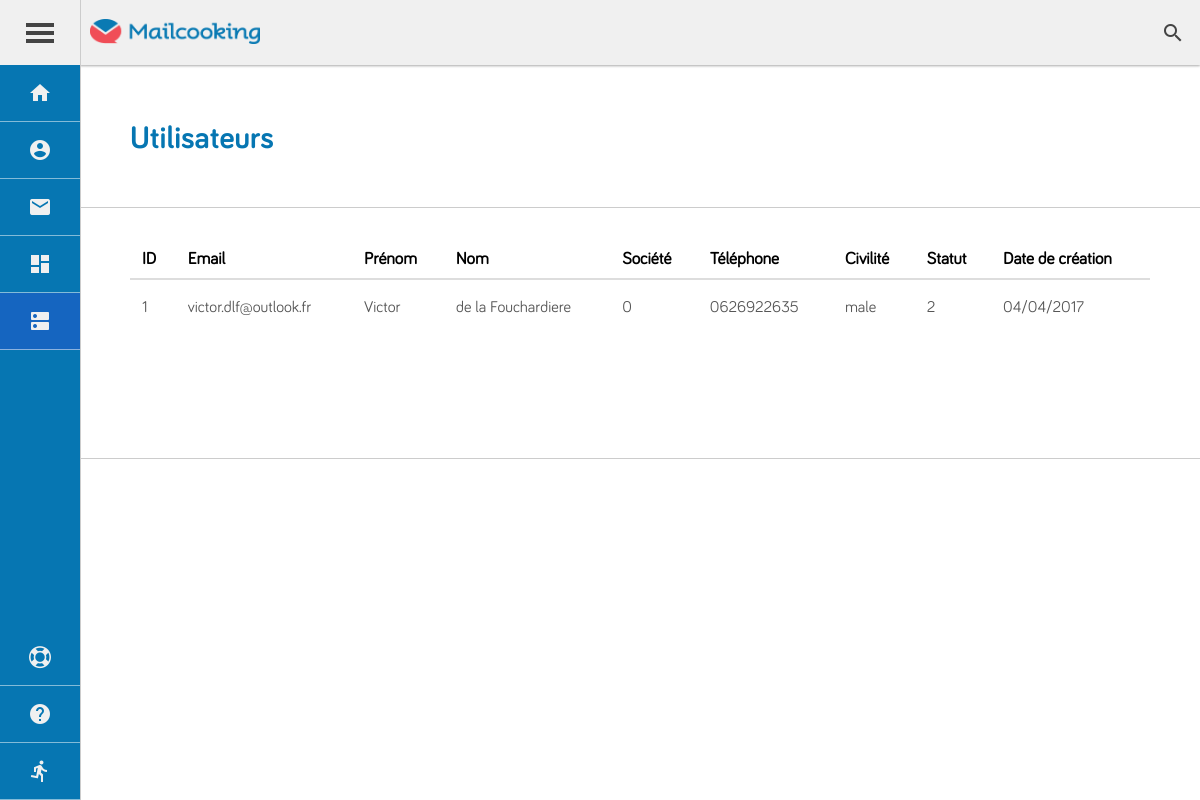
/?module=admin&action=users (signed in), run on an earlier commit of the app's database.
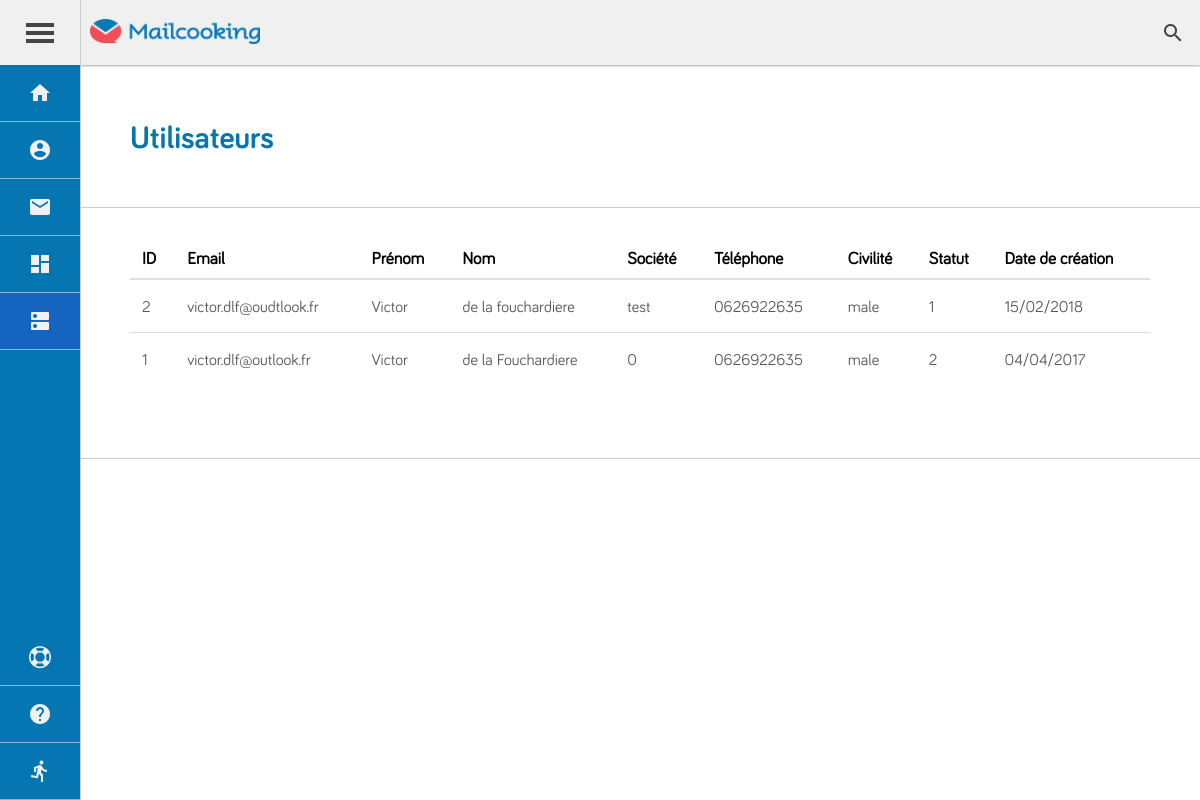
And on a later commit of the database.
### tables this page shows
CREATE TABLE `users` (
  `user_id` int(11) NOT NULL,
  `user_email` varchar(255) NOT NULL,
  `user_password` varchar(255) NOT NULL,
  `user_societe` varchar(450) NOT NULL DEFAULT 'test' COMMENT 'Société modifiabale du user',
  `first_name` varchar(255) NOT NULL,
  `last_name` varchar(255) NOT NULL,
  `societe` varchar(255) NOT NULL DEFAULT 'test',
  `nb_phone` varchar(255) NOT NULL,
  `gender` varchar(255) NOT NULL,
  `valide` int(11) NOT NULL,
  `timestamp` timestamp NOT NULL DEFAULT CURRENT_TIMESTAMP
);

### app/controller/admin/users.php (called while the page is built, shortened)
<?php
	$users = selecttable('users',
				array('orderby' => 'timestamp',
					'order' => 'DESC',
			));
	include_once('app/view/admin/users.php');

### core/coremodel.php (called while the page is built, shortened)
<?php
function selecttable($table, $options=array())
{
	global $connexion;
	try
	{
		$sql = 'SELECT * FROM ' . $table;
		if ((isset($options['wherecolumn'])) && (isset($options['wherevalue']))) {
			$sql .= ' WHERE ' . $options["wherecolumn"] . '="' . $options["wherevalue"] . '"';
		}
		if (isset($options['orderby'])) {
			$sql .= ' ORDER BY ' . $options["orderby"];
			if (isset($options["order"])) {
				$sql .= ' ' . $options["order"];
			}
		}
		$query = $connexion->query($sql);
		$data = $query->fetchAll();
		return $data;
	}
	catch (Exception $e)
	{
		die("Erreur SQL : " . $e->getMessage());
	}
}

### app/view/admin/users.php (the view)
<?php
	include("app/view/layout/user/header.php");
?>
<div class="container container_users">
	<div class="block full_block">
		<div class="pannel pannel_heading">
			<div class="row nowrap row-verti-center row-hori-between">
				<div>
					<h1>Utilisateurs</h1>
				</div>
 		</div>
		</div>
	</div>
	<div class="block full_block">
		<div class="pannel pannel_body container_to_table">
			<table class="table_users">
				<thead>
					<tr>
						<th>ID</th>
						<th>Email</th>
						<th>Prénom</th>
						<th>Nom</th>
						<th>Société</th>
						<th>Téléphone</th>
						<th>Civilité</th>
						<th>Statut</th>
						<th>Date de création</th>
					</tr>
				</thead>
				<tbody>
					<?php foreach ($users as $key => $user) {
						$timestamp = new DateTime($user['timestamp']);
						$userDateCreat = $timestamp->format('d/m/Y');
					?>
					<tr>
						<td><?= $user["user_id"]; ?></td>
						<td><?= $user["user_email"]; ?></td>
						<td><?= $user["first_name"]; ?></td>
						<td><?= $user["last_name"]; ?></td>
						<td><?= $user["user_societe"]; ?></td>
						<td><?= $user["nb_phone"]; ?></td>
						<td><?= $user["gender"]; ?></td>
						<td><?= $user["valide"]; ?></td>
						<td><?= $userDateCreat; ?></td>
					</tr>
					<?php } ?>
				</tbody>
			</table>
		</div>
	</div>
</div>
<?php
	include("app/view/layout/user/footer.php");
?>

What changed in the data, as far as the page shows it:
added users: user_id "2", user_email "victor.dlf@oudtlook.fr", first_name "Victor", last_name "de la fouchardiere", user_societe "test", nb_phone "0626922635", gender "male", valide "1", timestamp "15/02/2018"
